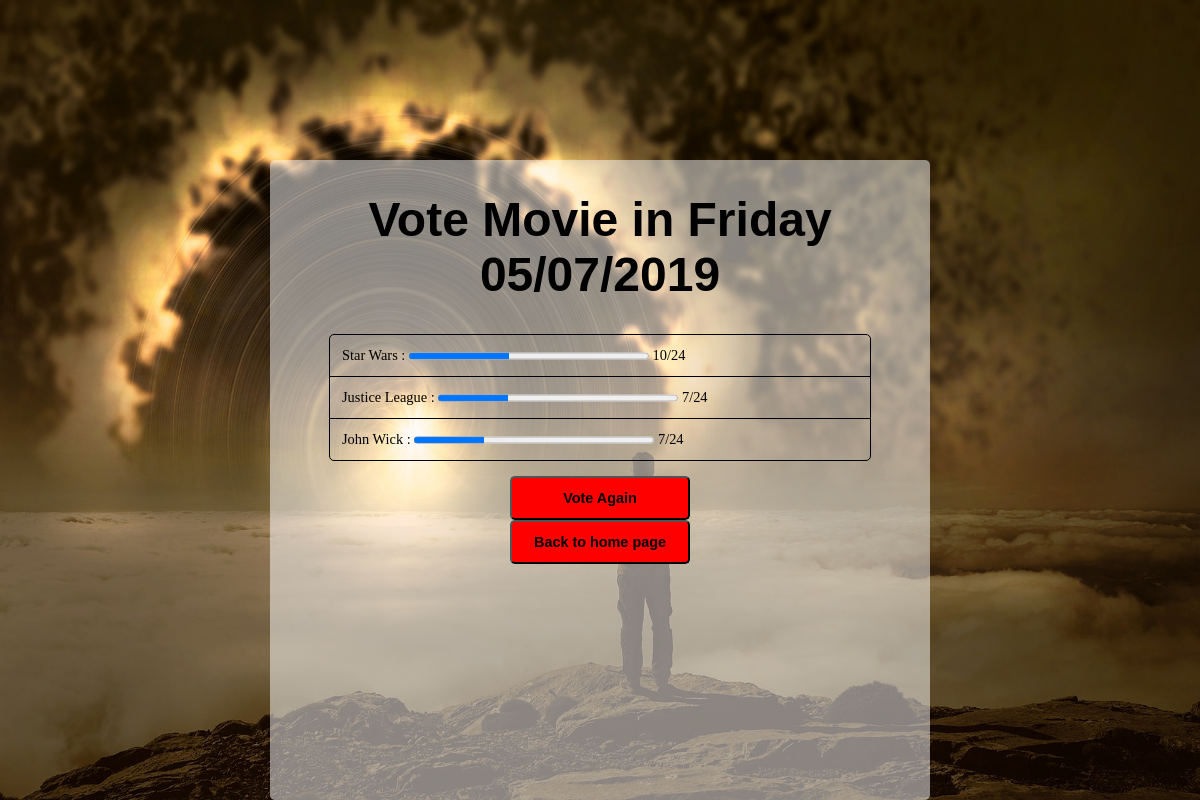
The app's page /moviepoll/1/results/ with its own data.
### moviepoll/models.py (models this page shows, shortened)
class Question(models.Model):
    question_text = models.CharField(max_length=200)
    pub_date = models.DateTimeField('date published')

class Choice(models.Model):
    question = models.ForeignKey(Question, on_delete=models.CASCADE)
    choice_text = models.CharField(max_length=200)
    votes = models.IntegerField(default=0)

### moviepoll/views.py (the view)
# urls.py: path('<int:question_id>/results/', views.results, name='results'),
def results(request, question_id):
    question = get_object_or_404(Question, pk=question_id)
    total = 0
    for choice in question.choice_set.all():
        total += choice.votes
    my_dict = {
        'question':question,
        'value':total,
    }
    return render(request, 'results.html', my_dict)

### templates/results.html (shortened to what this page needs)
<!DOCTYPE html>
<html lang="en">
    <head>
        {% load static %}
        <link rel="stylesheet" href="{% static 'css/style.css' %}">
    </head>
    <body id="results">
        <div class="home index">
            <h1>{{question.question_text}}</h1>
            <ul>
                {% for choice in question.choice_set.all %}
                <li>
                    {{choice.choice_text}} :
                    <progress style="width:20vw" value="{{choice.votes}}" max="{{value}}"></progress>
                    {{choice.votes}}/{{value}}
                </li>
                {% endfor %}
            </ul>
            <a href="{% url 'detail' question.id %}"><button>Vote Again</button></a>
            <a href="{% url 'home' %}"><button>Back to home page</button></a>
        </div>
    </body>
</html>

### static/css/style.css (style rules this page uses)
h1 { text-align: center; font-family: Arial, Helvetica, sans-serif; font-size: 4vw; }
body { margin: 0; padding: 0; width: 100%; }
#results { background-image: url("../image/results.jpg"); background-size: 100% 100vh; }
a { text-decoration: none; }
button, ul, form { margin-left: auto; margin-right: auto; display: block; font-size: 1.2vw; border-radius: 5px; }
button { width: 15vw; height: auto; background: red; padding: 1vw 1.5vw; color: black; font-weight: bold; }
ul, form { width: 45vw; list-style-type: none; border: 1px solid black; padding: 0; }
ul > li, form > div { border-bottom: 1px solid black; padding: 1vw; }
ul > li:last-child { border-bottom: none; }
div.home { margin: auto; position: absolute; top: 20vh; left: 0; right: 0; bottom: 0; }
div.index { background-color: rgba(255, 255, 255, 0.5); width: 55vw; height: auto; border-radius: 5px; }

### records on screen
Question: question_text "Vote Movie in Friday 05/07/2019"
Choice: choice_text "Star Wars", votes "10", value "24"
Choice: choice_text "Justice League", votes "7", value "24"
Choice: choice_text "John Wick", votes "7", value "24"
